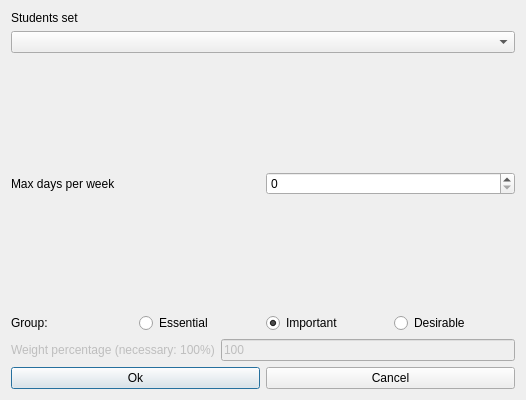
<?xml version="1.0" encoding="UTF-8"?>
<ui version="4.0">
 <class>ModifyConstraintStudentsSetMaxDaysPerWeekForm_template</class>
 <widget class="QDialog" name="ModifyConstraintStudentsSetMaxDaysPerWeekForm_template">
  <property name="geometry">
   <rect>
    <x>0</x>
    <y>0</y>
    <width>526</width>
    <height>400</height>
   </rect>
  </property>
  <property name="windowTitle">
   <string extracomment="This is the title of the dialog to modify a constraint of this type">Modify students set max days per week</string>
  </property>
  <layout class="QVBoxLayout" name="verticalLayout">
   <item>
    <layout class="QVBoxLayout">
     <item>
      <widget class="QLabel" name="studentsTextLabel">
       <property name="frameShape">
        <enum>QFrame::NoFrame</enum>
       </property>
       <property name="frameShadow">
        <enum>QFrame::Plain</enum>
       </property>
       <property name="text">
        <string>Students set</string>
       </property>
       <property name="wordWrap">
        <bool>false</bool>
       </property>
      </widget>
     </item>
     <item>
      <widget class="QComboBox" name="studentsComboBox">
       <property name="editable">
        <bool>false</bool>
       </property>
       <property name="insertPolicy">
        <enum>QComboBox::NoInsert</enum>
       </property>
       <property name="autoCompletion">
        <bool>false</bool>
       </property>
       <property name="duplicatesEnabled">
        <bool>false</bool>
       </property>
      </widget>
     </item>
    </layout>
   </item>
   <item>
    <spacer name="spacer8">
     <property name="orientation">
      <enum>Qt::Vertical</enum>
     </property>
     <property name="sizeType">
      <enum>QSizePolicy::Expanding</enum>
     </property>
     <property name="sizeHint" stdset="0">
      <size>
       <width>20</width>
       <height>31</height>
      </size>
     </property>
    </spacer>
   </item>
   <item>
    <layout class="QHBoxLayout">
     <item>
      <widget class="QLabel" name="maxDaysTextLabel">
       <property name="frameShape">
        <enum>QFrame::NoFrame</enum>
       </property>
       <property name="frameShadow">
        <enum>QFrame::Plain</enum>
       </property>
       <property name="text">
        <string>Max days per week</string>
       </property>
       <property name="wordWrap">
        <bool>false</bool>
       </property>
      </widget>
     </item>
     <item>
      <widget class="QSpinBox" name="maxDaysSpinBox"/>
     </item>
    </layout>
   </item>
   <item>
    <spacer name="spacer7">
     <property name="orientation">
      <enum>Qt::Vertical</enum>
     </property>
     <property name="sizeType">
      <enum>QSizePolicy::Expanding</enum>
     </property>
     <property name="sizeHint" stdset="0">
      <size>
       <width>20</width>
       <height>31</height>
      </size>
     </property>
    </spacer>
   </item>
   <item>
    <layout class="QHBoxLayout" name="horizontalLayout_4">
     <item>
      <widget class="QLabel" name="groupTextLabel">
       <property name="text">
        <string>Group:</string>
       </property>
      </widget>
     </item>
     <item>
      <widget class="QRadioButton" name="essentialRadioButton">
       <property name="text">
        <string>Essential</string>
       </property>
      </widget>
     </item>
     <item>
      <widget class="QRadioButton" name="importantRadioButton">
       <property name="text">
        <string>Important</string>
       </property>
       <property name="checked">
        <bool>true</bool>
       </property>
      </widget>
     </item>
     <item>
      <widget class="QRadioButton" name="desirableRadioButton">
       <property name="text">
        <string>Desirable</string>
       </property>
      </widget>
     </item>
    </layout>
   </item>
   <item>
    <layout class="QHBoxLayout">
     <item>
      <widget class="QLabel" name="weightTextLabel">
       <property name="enabled">
        <bool>false</bool>
       </property>
       <property name="frameShape">
        <enum>QFrame::NoFrame</enum>
       </property>
       <property name="frameShadow">
        <enum>QFrame::Plain</enum>
       </property>
       <property name="text">
        <string>Weight percentage (necessary: 100%)</string>
       </property>
       <property name="wordWrap">
        <bool>false</bool>
       </property>
      </widget>
     </item>
     <item>
      <widget class="QLineEdit" name="weightLineEdit">
       <property name="enabled">
        <bool>false</bool>
       </property>
       <property name="text">
        <string notr="true">100</string>
       </property>
      </widget>
     </item>
    </layout>
   </item>
   <item>
    <layout class="QHBoxLayout">
     <item>
      <widget class="QPushButton" name="okPushButton">
       <property name="text">
        <string>Ok</string>
       </property>
      </widget>
     </item>
     <item>
      <widget class="QPushButton" name="cancelPushButton">
       <property name="text">
        <string>Cancel</string>
       </property>
      </widget>
     </item>
    </layout>
   </item>
  </layout>
 </widget>
 <layoutdefault spacing="6" margin="11"/>
 <resources/>
 <connections/>
</ui>
